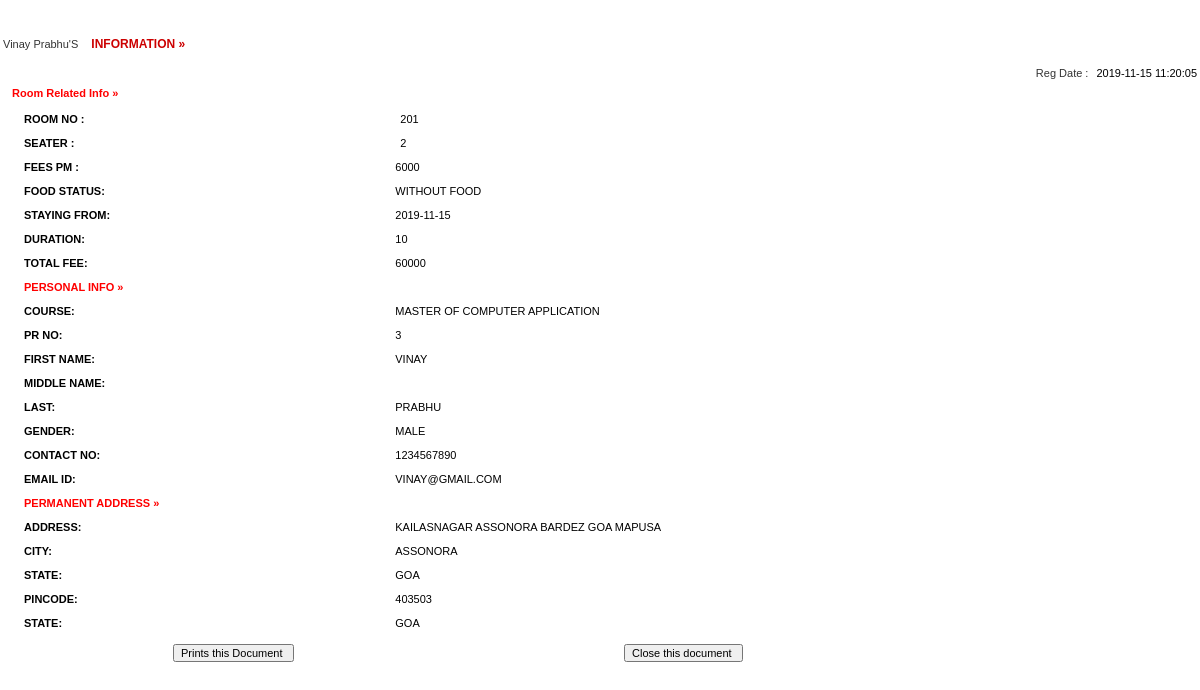
/hostel/full-profile.php?id=vinay@gmail.com, run on the app's committed database.
### tables this page shows
CREATE TABLE `registration` (
  `id` int(11) NOT NULL,
  `roomno` int(11) DEFAULT NULL,
  `seater` int(11) DEFAULT NULL,
  `feespm` int(11) DEFAULT NULL,
  `foodstatus` int(11) DEFAULT NULL,
  `stayfrom` date DEFAULT NULL,
  `duration` int(11) DEFAULT NULL,
  `course` varchar(500) DEFAULT NULL,
  `emailid` varchar(500) DEFAULT NULL,
  `pmntAddress` varchar(500) DEFAULT NULL,
  `pmntCity` varchar(500) DEFAULT NULL,
  `pmnatetState` varchar(500) DEFAULT NULL,
  `pmntPincode` int(11) DEFAULT NULL,
  `postingDate` timestamp NULL DEFAULT current_timestamp(),
  `updationDate` varchar(500) DEFAULT NULL,
  `id1` int(11) NOT NULL
);

CREATE TABLE `userregistration` (
  `id` int(11) NOT NULL,
  `regNo` varchar(255) DEFAULT NULL,
  `firstName` varchar(255) DEFAULT NULL,
  `middleName` varchar(255) DEFAULT NULL,
  `lastName` varchar(255) DEFAULT NULL,
  `gender` varchar(255) DEFAULT NULL,
  `contactNo` bigint(20) DEFAULT NULL,
  `email` varchar(255) DEFAULT NULL,
  `password` varchar(255) DEFAULT NULL,
  `regDate` timestamp NULL DEFAULT current_timestamp(),
  `updationDate` varchar(45) DEFAULT NULL,
  `passUdateDate` varchar(45) DEFAULT NULL
);

### hostel/full-profile.php (the view, shortened to what this page needs)
<?php
$con = mysqli_connect(DB_SERVER,DB_USER,DB_PASS,DB_NAME);
$ret1= mysqli_query($con,"SELECT * FROM userregistration where email = '".$_GET['id']."'");
      $row1=mysqli_fetch_array($ret1);
?>
<!DOCTYPE html PUBLIC "-//W3C//DTD XHTML 1.0 Transitional//EN" "http://www.w3.org/TR/xhtml1/DTD/xhtml1-transitional.dtd">
<html xmlns="http://www.w3.org/1999/xhtml">
<head>
<link href="style.css" rel="stylesheet" type="text/css" />
<link href="hostel.css" rel="stylesheet" type="text/css">
</head>
<body>
<table width="100%" border="0">
<?php
		 $ret= mysqli_query($con,"SELECT * FROM registration where emailid = '".$_GET['id']."'");
			while($row=mysqli_fetch_array($ret))
			{
			?>
			<tr>
			  <td colspan="2" align="center" class="font1">&nbsp;</td>
  </tr>
			<tr>
			  <td colspan="2" align="center" class="font1">&nbsp;</td>
  </tr>
			<tr>
			  <td colspan="2"  class="font"><?php echo ucfirst($row1['firstName']);?> <?php echo ucfirst($row1['lastName']);?>'S <span class="font1"> information &raquo;</span> </td>
  </tr>
			<tr>
			  <td colspan="2"  class="font">&nbsp;&nbsp;&nbsp;&nbsp;&nbsp;&nbsp;&nbsp;&nbsp;&nbsp;&nbsp;&nbsp;&nbsp;
		      <div align="right">Reg Date : <span class="comb-value"><?php echo $row['postingDate'];?></span></div></td>
  </tr>
			<tr>
			  <td colspan="2"  class="heading" style="color: red;">Room Related Info &raquo; </td>
  </tr>
			<tr>
			  <td colspan="2"  class="font1"><table width="100%" border="0">
                <tr>
                  <td width="32%" valign="top" class="heading">Room no : </td>
                      <td class="comb-value1"><span class="comb-value"><?php echo $row['roomno'];?></span></td>
                    </tr>
                  <tr>
                  <td width="22%" valign="top" class="heading">Seater : </td>
                      <td class="comb-value1"><span class="comb-value"><?php echo $row['seater'];?></span></td>
                    </tr>
                    <tr>
                    <td width="12%" valign="top" class="heading">Fees PM : </td>
                      <td class="comb-value1"><?php echo $fpm=$row['feespm'];?></td>
                    </tr>
                     <tr>
                    <td width="12%" valign="top" class="heading">Food Status: </td>
                      <td class="comb-value1"><?php if($row['foodstatus']==0)
{
  echo "Without Food";
}
else
{
  echo "With Food";
}
                      ;?></td>
                    </tr>
                    <tr>
                    <td width="12%" valign="top" class="heading">Staying From: </td>
                      <td class="comb-value1"><?php echo $row['stayfrom'];?></td>
                    </tr>
                    <tr>
                    <td width="12%" valign="top" class="heading">Duration: </td>
                      <td class="comb-value1"><?php echo $dr=$row['duration'];?></td>
                    </tr>
                    <tr>
                    <td width="12%" valign="top" class="heading">Total Fee: </td>
                      <td class="comb-value1">
                      <?php if($row['foodstatus']==1)
                      {
                        $fd=2000;
                        echo (($dr*$fpm)+$fd);
                      }
                        else
                        {
                          echo $dr*$fpm;
                        }
                      ?></td>
                    </tr>
  <tr>
   <td colspan="2" align="left"  class="heading" style="color: red;">Personal Info &raquo; </td>
  </tr>
<tr>
<td width="12%" valign="top" class="heading">Course: </td>
<td class="comb-value1"><?php echo $row['course'];?></td>
</tr>
<tr>
<td width="12%" valign="top" class="heading">PR no: </td>
<td class="comb-value1"><?php echo $row1['regNo'];?></td>
</tr>
<tr>
<td width="12%" valign="top" class="heading">First Name: </td>
<td class="comb-value1"><?php echo $row1['firstName'];?></td>
</tr>
<tr>
<td width="12%" valign="top" class="heading">Middle name: </td>
<td class="comb-value1"><?php echo $row1['middleName'];?></td>
</tr>
<tr>
<td width="12%" valign="top" class="heading">Last: </td>
<td class="comb-value1"><?php echo $row1['lastName'];?></td>
</tr>
<tr>
<td width="12%" valign="top" class="heading">Gender: </td>
<td class="comb-value1"><?php echo $row1['gender'];?></td>
</tr>
<tr>
<td width="12%" valign="top" class="heading">Contact No: </td>
<td class="comb-value1"><?php echo $row1['contactNo'];?></td>
</tr>
<tr>
<td width="12%" valign="top" class="heading">Email id: </td>
<td class="comb-value1"><?php echo $row['emailid'];?></td>
</tr>
<tr>
        <td colspan="2"  class="heading" style="color: red;">Permanent Address  &raquo; </td>
  </tr>
<tr>
<td width="12%" valign="top" class="heading">Address: </td>
<td class="comb-value1"><?php echo $row['pmntAddress'];?></td>
</tr>
<tr>
<td width="12%" valign="top" class="heading">City: </td>
<td class="comb-value1"><?php echo $row['pmntCity'];?></td>
</tr>
<tr>
<td width="12%" valign="top" class="heading">State: </td>
<td class="comb-value1"><?php echo $row['pmnatetState'];?></td>
</tr>
<tr>
<td width="12%" valign="top" class="heading">Pincode: </td>
<td class="comb-value1"><?php echo $row['pmntPincode'];?></td>
</tr>
<tr>
<td width="12%" valign="top" class="heading">State: </td>
<td class="comb-value1"><?php echo $row['pmnatetState'];?></td>
</tr>
<?php } ?>
                  </table></td>
                </tr>
                  </table></td>
  <tr>
    <td colspan="2" align="right" ><form id="form1" name="form1" method="post" action="">
      <table width="100%" border="0" cellpadding="0" cellspacing="0">
        <tr>
          <td width="14%">&nbsp;</td>
          <td width="35%" class="comb-value"><label>
            <input name="Submit" type="submit" class="txtbox4" value="Prints this Document " onClick="return f3();" />
          </label></td>
          <td width="3%">&nbsp;</td>
          <td width="26%"><label>
            <input name="Submit2" type="submit" class="txtbox4" value="Close this document " onClick="return f2();"  />
          </label></td>
          <td width="8%">&nbsp;</td>
          <td width="14%">&nbsp;</td>
        </tr>
      </table>
        </form>    </td>
  </tr>
</body>
</html>

### hostel/admin/css/style.css (style rules this page uses)
html { font-size: 14px; }
@media only screen and (min-width: 480px) { html { font-size: 17px; } }
@media only screen and (min-width: 768px) { html { font-size: 14px; } }
body { font-size: 1em; }

### hostel/hostel.css (style rules this page uses)
body { margin-left: 0px; margin-top: 0px; margin-right: 0px; margin-bottom: 0px;font:11px Verdana,Arial; }
.heading { font-family: Verdana, Arial, Helvetica, sans-serif; font-size: 11px; font-weight: bold; color:#000000; padding-bottom:5px; padding-top:5px; padding-left:10px; text-decoration: none; }
.comb-value { font-family: Arial, Helvetica, sans-serif; font-size: 11px; color: #000000; text-decoration: none; padding-bottom:5px; padding-left:5px; padding-top:5px; }
.font1 { font-family:Verdana, Arial, Helvetica, sans-serif; font-size:12px; font-weight:800; color:#CC0000; text-transform:uppercase; padding-left:10px; padding-top:0px; }
.txtbox4 { font-family: Arial, Helvetica, sans-serif; font-size: 11px; color: #000000; }
.comb-value1 { font-family: Arial, Helvetica, sans-serif; font-size: 11px; color: #000000; text-decoration: none; padding-bottom:2px; padding-left:2px; padding-top:2px; }
.font { font-family:Verdana, Arial, Helvetica, sans-serif; font-size:11px; color:#333333; text-decoration:none; }

### data on the page
registration: id1.firstName "Vinay", id1.lastName "Prabhu", postingDate "2019-11-15 11:20:05", roomno "201", seater "2", feespm "6000", foodstatus "WITHOUT FOOD", stayfrom "2019-11-15", duration "10", $dr*$fpm "60000", course "MASTER OF COMPUTER APPLICATION", id1.regNo "3", id1.firstName "VINAY", id1.lastName "PRABHU", id1.gender "MALE", id1.contactNo "1234567890", emailid "VINAY@GMAIL.COM", pmntAddress "KAILASNAGAR ASSONORA BARDEZ GOA MAPUSA", pmntCity "ASSONORA", pmnatetState "GOA", pmntPincode "403503"
